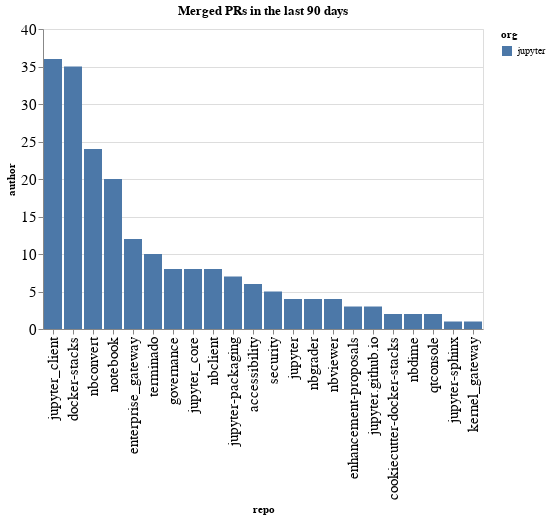

The notebook cell this image was saved under:
### Code cell
prs_by_repo = merged.groupby(['org', 'repo']).count()['author'].reset_index().sort_values(['org', 'author'], ascending=False)
alt.Chart(data=prs_by_repo, title=f"Merged PRs in the last {n_days} days").mark_bar().encode(
    x=alt.X('repo', sort=prs_by_repo['repo'].values.tolist()),
    y='author',
    color='org'
)

### Figure 1 — Vega-Lite specification as saved in the notebook (floating-point values rounded to 4 significant figures)
{"config": {"axisLeft": {"labelFontSize": 15}, "axisBottom": {"labelFontSize": 15}}, "data": {"name": "data-4dcf8dd18bacbf15551441673459a506"}, "mark": "bar", "encoding": {"color": {"type": "nominal", "field": "org"}, "x": {"type": "nominal", "field": "repo", "sort": ["jupyter_client", "docker-stacks", "nbconvert", "notebook", "enterprise_gateway", "terminado", "governance", "jupyter_core", "nbclient", "jupyter-packaging", "accessibility", "security", "jupyter", "nbgrader", "nbviewer", "enhancement-proposals", "jupyter.github.io", "cookiecutter-docker-stacks", "nbdime", "qtconsole", "jupyter-sphinx", "kernel_gateway"]}, "y": {"type": "quantitative", "field": "author"}}, "title": "Merged PRs in the last 90 days", "$schema": "https://vega.github.io/schema/vega-lite/v4.8.1.json", "datasets": {"data-4dcf8dd18bacbf15551441673459a506": [{"org": "jupyter", "repo": "jupyter_client", "author": 36}, {"org": "jupyter", "repo": "docker-stacks", "author": 35}, {"org": "jupyter", "repo": "nbconvert", "author": 24}, {"org": "jupyter", "repo": "notebook", "author": 20}, {"org": "jupyter", "repo": "enterprise_gateway", "author": 12}, {"org": "jupyter", "repo": "terminado", "author": 10}, {"org": "jupyter", "repo": "governance", "author": 8}, {"org": "jupyter", "repo": "jupyter_core", "author": 8}, {"org": "jupyter", "repo": "nbclient", "author": 8}, {"org": "jupyter", "repo": "jupyter-packaging", "author": 7}, {"org": "jupyter", "repo": "accessibility", "author": 6}, {"org": "jupyter", "repo": "security", "author": 5}, {"org": "jupyter", "repo": "jupyter", "author": 4}, {"org": "jupyter", "repo": "nbgrader", "author": 4}, {"org": "jupyter", "repo": "nbviewer", "author": 4}, {"org": "jupyter", "repo": "enhancement-proposals", "author": 3}, {"org": "jupyter", "repo": "jupyter.github.io", "author": 3}, {"org": "jupyter", "repo": "cookiecutter-docker-stacks", "author": 2}, {"org": "jupyter", "repo": "nbdime", "author": 2}, {"org": "jupyter", "repo": "qtconsole", "author": 2}, {"org": "jupyter", "repo": "jupyter-sphinx", "author": 1}, {"org": "jupyter", "repo": "kernel_gateway", "author": 1}]}}
